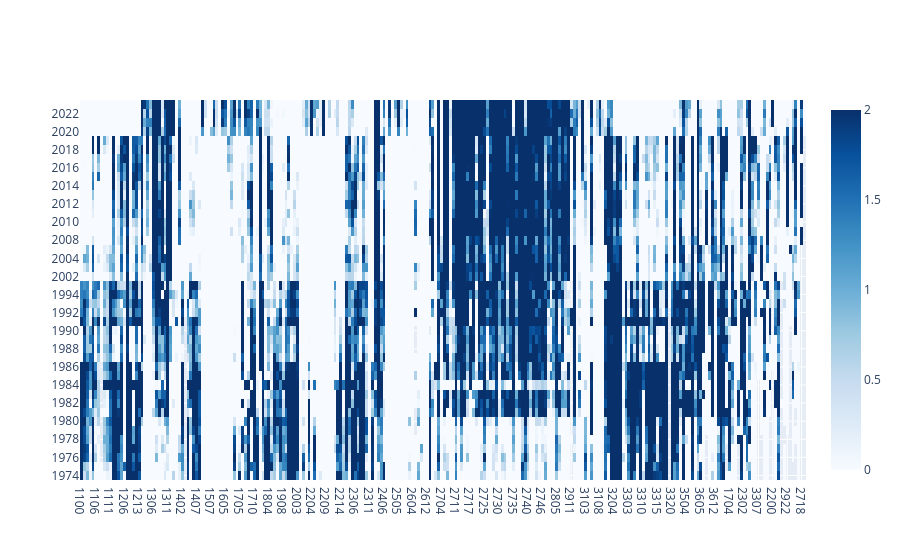

The notebook cell this image was saved under:
### Code cell
# df = df_metric.xs("FR", level=1)
# cluster = 4
df = sc._pos_metric.xs(cluster, level=1)

fig = go.Figure(
    data=go.Heatmap(
        z=df.values,
        x=df.columns.astype(str),
        y=df.index.astype(str),
        colorscale="Blues",
        zmin=0,
        zmax=2,
        )
    )

# fig.update_layout(
#     title="Heatmap",
#     height=10*len(df.columns.astype(str)),
#     # height=40*len(y_labels),
#     xaxis=dict(tickangle=45, automargin=True),
#     yaxis=dict(autorange="reversed", automargin=True)  # keep top-to-bottom ordering
# )

fig.show()

### Figure 1 — Plotly figure (JSON) as saved in the notebook; plotly's stock layout.template omitted (floating-point values rounded to 4 significant figures; data arrays with more than 128 entries replaced by an {"elided": "..."} marker saying what was removed)
{"data": [{"colorscale": [[0, "rgb(247,251,255)"], [0.125, "rgb(222,235,247)"], [0.25, "rgb(198,219,239)"], [0.375, "rgb(158,202,225)"], [0.5, "rgb(107,174,214)"], [0.625, "rgb(66,146,198)"], [0.75, "rgb(33,113,181)"], [0.875, "rgb(8,81,156)"], [1, "rgb(8,48,107)"]], "type": "heatmap", "x": {"elided": "252 str values"}, "y": ["1974", "1975", "1976", "1977", "1978", "1979", "1980", "1981", "1982", "1983", "1984", "1985", "1986", "1987", "1988", "1989", "1990", "1991", "1992", "1993", "1994", "1995", "2002", "2003", "2004", "2005", "2008", "2009", "2010", "2011", "2012", "2013", "2014", "2015", "2016", "2017", "2018", "2019", "2020", "2021", "2022", "2023"], "z": {"elided": "42x252 float values"}, "zmax": 2, "zmin": 0}], "layout": {}}
